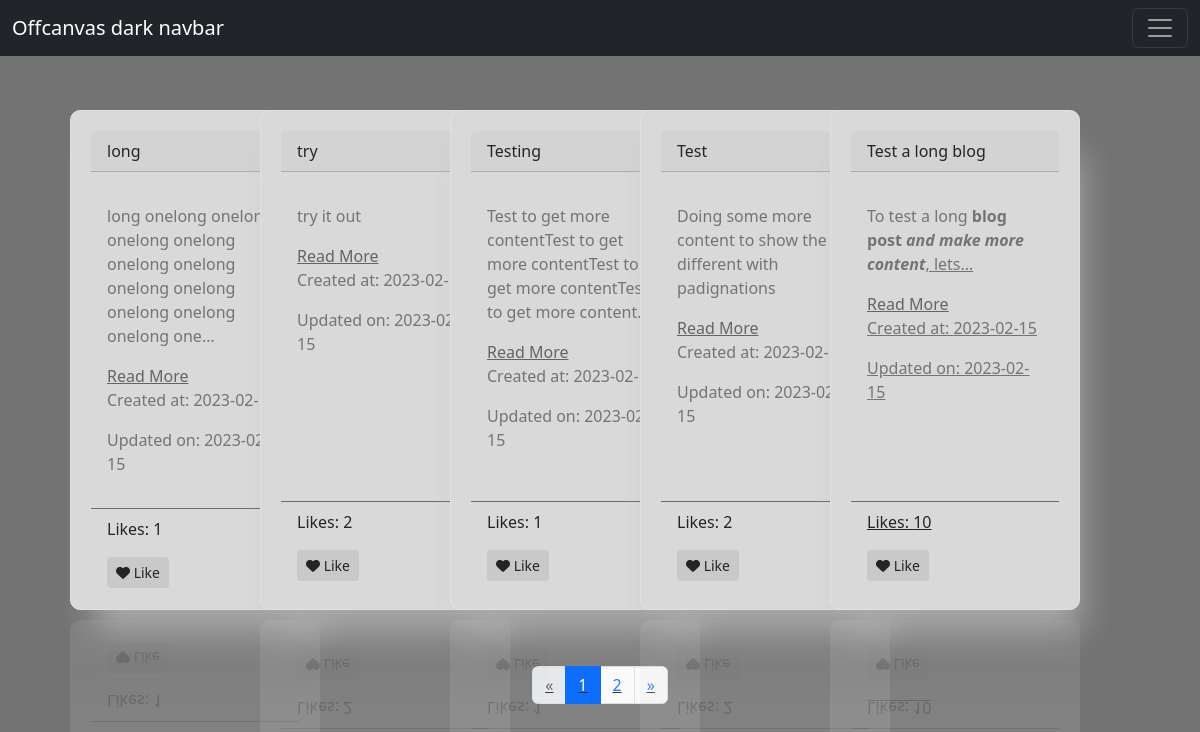
/, run on an earlier commit of the app's database.
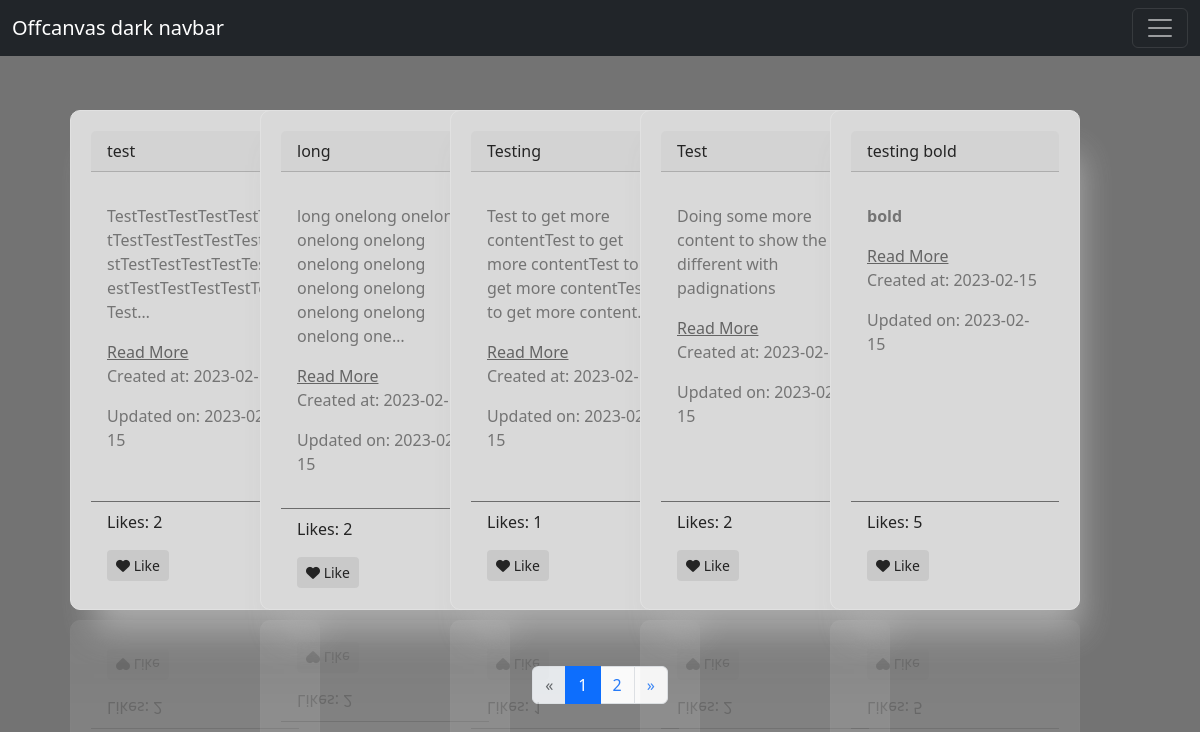
And on a later commit of the database.
### portfolio/models.py (models this page shows, shortened)
class Post(models.Model):
    title = models.CharField(max_length=100)
    content = models.TextField()
    created_at = models.DateTimeField(auto_now_add=True)
    updated_on = models.DateTimeField(auto_now=True)
    author = models.ForeignKey(User, on_delete=models.CASCADE)
    likes = models.PositiveIntegerField(default=0)
    slug = models.SlugField(unique=True)
    class Meta:
        ordering = ["-created_at"]

### portfolio/views.py (the view)
# urls.py: path('', views.display_posts, name='display_posts'),
def display_posts(request):
    post_list = Post.objects.all()
    paginator = Paginator(post_list, 5) # Show 5 posts per page
    page = request.GET.get('page')
    posts = paginator.get_page(page)
    return render(request, 'portfolio/post_list.html', {'posts': posts})

### templates/portfolio/post_list.html (shortened to what this page needs)
{% extends "portfolio/base.html" %}
{% block content %}
<div class="container">
  <div class="row">
    {% for post in posts %}
      <div id="section" class="col-lg-2 card-{{ forloop.counter }}">
        <div class="card border mb-3 card-custom" style="max-width: 18rem;">
          <div class="card-header d-flex justify-content-between align-items-center">
            <div>{{ post.title }}</div>
          </div>
          <div class="card-body text-secondary">
            <p>{{ post.content|safe|truncatechars:100 }}</p>
            <a href="{% url 'post_detail' post.id %}">Read More</a>
            <p>Created at: {{ post.created_at|date:"Y-m-d" }}</p>
            <p>Updated on: {{ post.updated_on|date:"Y-m-d" }}</p>
          </div>
          <div class="card-footer bg-transparent border-success">
            <p>Likes: {{ post.likes }}</p>
            <form method="POST" action="{% url 'like_post' post_id=post.id %}">
              <button type="submit" class="btn btn-sm btn-custum">
              <i class="fa-solid fa-heart"></i> Like
              </button>
            </form>
          </div>
        </div>
      </div>
    {% endfor %}
  </div>
</div>
    <div class="col-12">
      <nav aria-label="Blog post navigation">
        <ul class="pagination justify-content-center">
          {% if posts.has_previous %}
            <li class="page-item">
              <a class="page-link" href="?page={{ posts.previous_page_number }}">&laquo;</a>
            </li>
          {% else %}
            <li class="page-item disabled">
              <span class="page-link">&laquo;</span>
            </li>
          {% endif %}
          {% for num in posts.paginator.page_range %}
            {% if posts.number == num %}
              <li class="page-item active">
                <span class="page-link">{{ num }} <span class="sr-only">(current)</span></span>
              </li>
            {% elif num > posts.number|add:'-3' and num < posts.number|add:'3' %}
              <li class="page-item">
                <a class="page-link" href="?page={{ num }}">{{ num }}</a>
              </li>
            {% endif %}
          {% endfor %}
          {% if posts.has_next %}
            <li class="page-item">
              <a class="page-link" href="?page={{ posts.next_page_number }}">&raquo;</a>
            </li>
          {% else %}
            <li class="page-item disabled">
              <span class="page-link">&raquo;</span>
            </li>
          {% endif %}
        </ul>
      </nav>
    </div>
  </div>
{% endblock %}

What changed in the data, as far as the page shows it:
removed Post: title "try", content "try it out", created_at "2023-02-15", updated_on "2023-02-15", likes "2"
removed Post: title "Test a long blog", content "To test a long blog post and make more content , lets…", created_at "2023-02-15", updated_on "2023-02-15", likes "10"
added Post: title "test", content "TestTestTestTestTestTestTestTestTestTestTestTestTestTestTestTestTestTestTestTestTestTestTestTest…", created_at "2023-02-15", updated_on "2023-02-15", likes "2"
changed Post "long": likes "1" → "2"
now on this page (row unchanged): Post: title "testing bold", content "bold", created_at "2023-02-15", updated_on "2023-02-15", likes "5"
